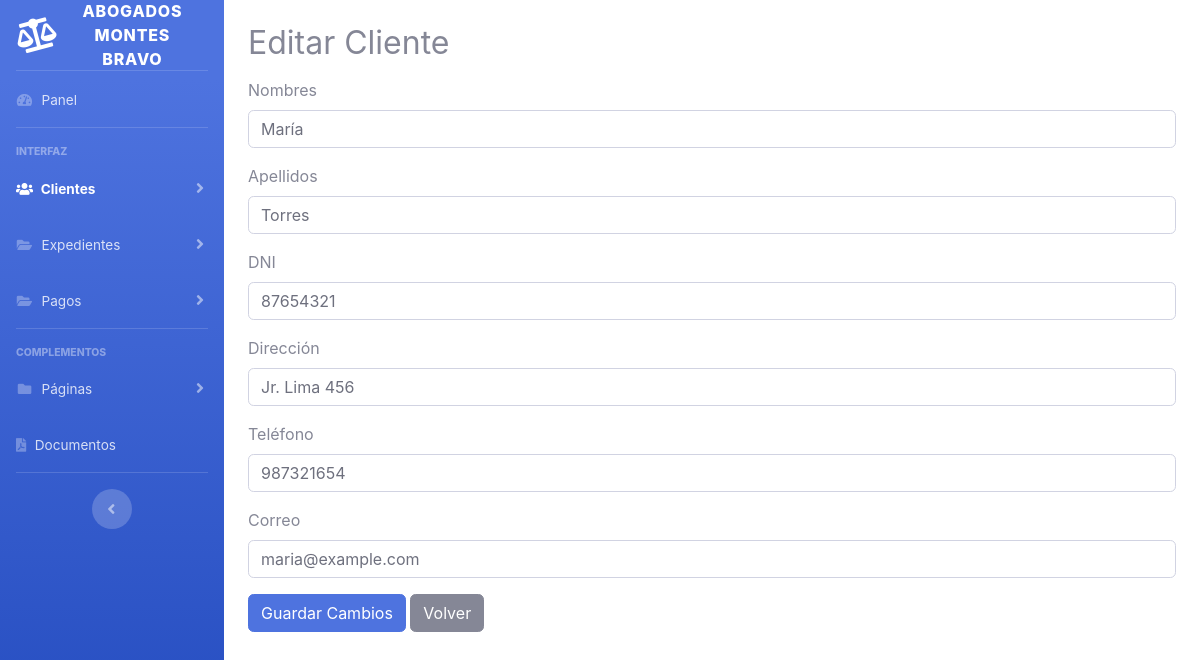
Screenshot of /cliente_editar.php?id=2 with the database file from the repository.
### tables this page shows
CREATE TABLE `cliente` (
  `id_cliente` int(11) NOT NULL,
  `nombres` varchar(100) NOT NULL,
  `apellidos` varchar(100) NOT NULL,
  `dni` varchar(15) DEFAULT NULL,
  `direccion` varchar(255) DEFAULT NULL,
  `telefono` varchar(20) DEFAULT NULL,
  `correo` varchar(150) DEFAULT NULL,
  `fecha_registro` datetime DEFAULT current_timestamp()
);

### cliente_editar.php (the view, shortened to what this page needs)
<?php
include 'includes/header.php';
include 'includes/sidebar.php';
include 'db.php';
$id = intval($_GET['id']);
$resultado = $conexion->query("SELECT * FROM cliente WHERE id_cliente = $id");
$cliente = $resultado->fetch_assoc();
?>
<div class="container">
    <h2 class="mt-4">Editar Cliente</h2>
    <form method="POST" class="mt-3">
        <div class="form-group">
            <label>Nombres</label>
            <input type="text" name="nombres" class="form-control"
                   value="<?= $cliente['nombres'] ?>" required>
        </div>
        <div class="form-group">
            <label>Apellidos</label>
            <input type="text" name="apellidos" class="form-control"
                   value="<?= $cliente['apellidos'] ?>" required>
        </div>
        <div class="form-group">
            <label>DNI</label>
            <input type="text" name="dni" class="form-control"
                   value="<?= $cliente['dni'] ?>">
        </div>
        <div class="form-group">
            <label>Dirección</label>
            <input type="text" name="direccion" class="form-control"
                   value="<?= $cliente['direccion'] ?>">
        </div>
        <div class="form-group">
            <label>Teléfono</label>
            <input type="text" name="telefono" class="form-control"
                   value="<?= $cliente['telefono'] ?>">
        </div>
        <div class="form-group">
            <label>Correo</label>
            <input type="email" name="correo" class="form-control"
                   value="<?= $cliente['correo'] ?>">
        </div>
        <button class="btn btn-primary">Guardar Cambios</button>
        <a href="cliente.php" class="btn btn-secondary">Volver</a>
    </form>
</div>
<?php include 'includes/footer.php'; ?>

### rows the page displays
cliente: nombres "María", apellidos "Torres", dni "87654321", direccion "Jr. Lima 456", telefono "987321654", correo "maria@example.com"
